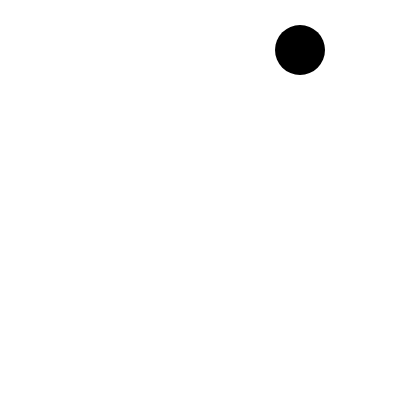
Frame 1 (no input)
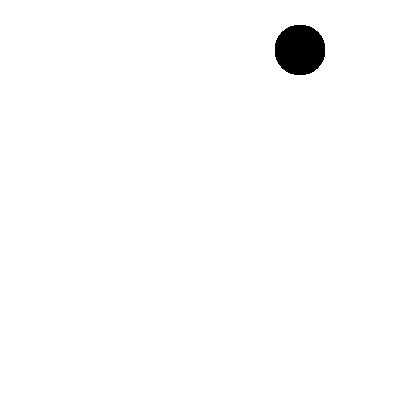
Frame 60 (no input)
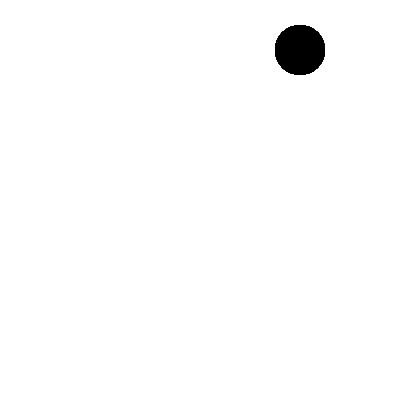
Frame 120 (the mouse pressed at the canvas centre since frame 60)

The p5.js sketch that drew these frames (run headless with seeded random() and noise() and a simulated clock; from frame 60 on, the mouse is pressed at the canvas centre):

// p5.js sketch
// ── sketch.js
function setup() {
  createCanvas(400,400); //this is the size of the canvas

}

function draw() {
  noStroke(); //this makes the shape have no outline
  fill(0); //this is the color of the shape
  ellipse(300, 50, 50, 50); //this is the shape and location

}
